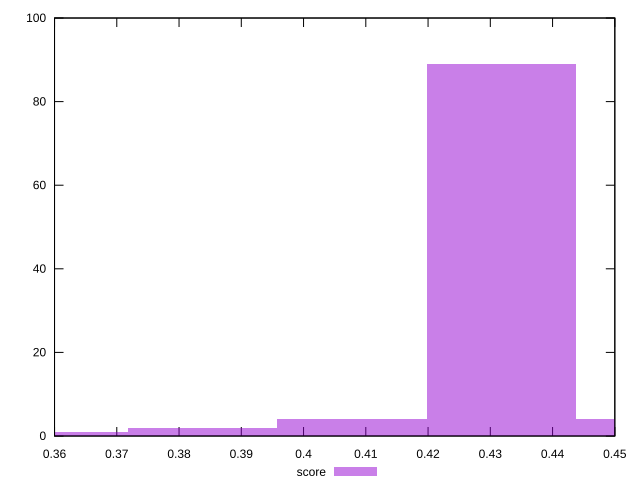

Source code (gnuplot):
reset

$score <<EOF
0.38379610854701307 2
0.4317706221153897 89
0.4077833653312014 4
0.45575787889957803 4
0.35980885176282473 1
EOF

set key outside below
set boxwidth 0.023987256784188317
set xrange [0.36:0.45]
set yrange [0:100]
set trange [0:100]
set style fill transparent solid 0.5 noborder
set terminal svg size 640, 490 enhanced background rgb 'white'
set output "report_00013_2021-02-09T12-04-24.940Z/uses-rel-preload/samples/pages+cached+noadtech+nomedia+nocss/score/histogram.svg"

plot $score title "score" with boxes

reset
